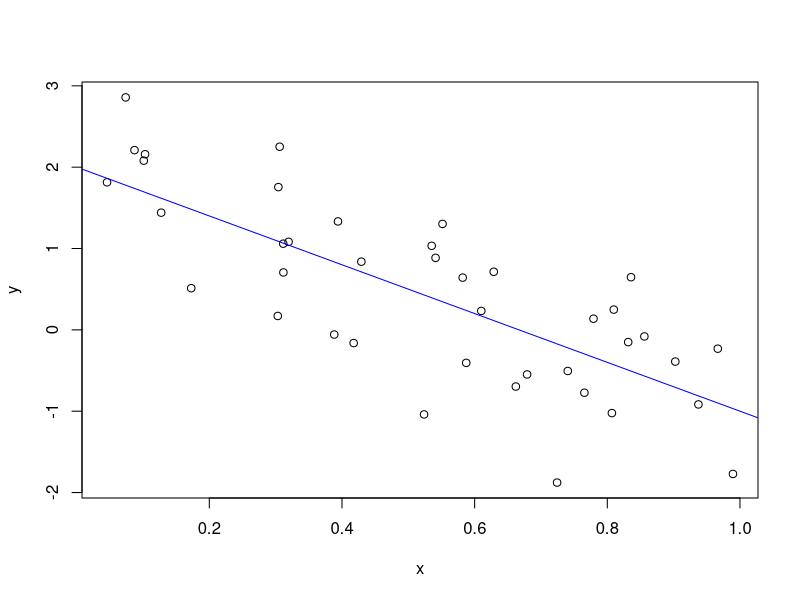
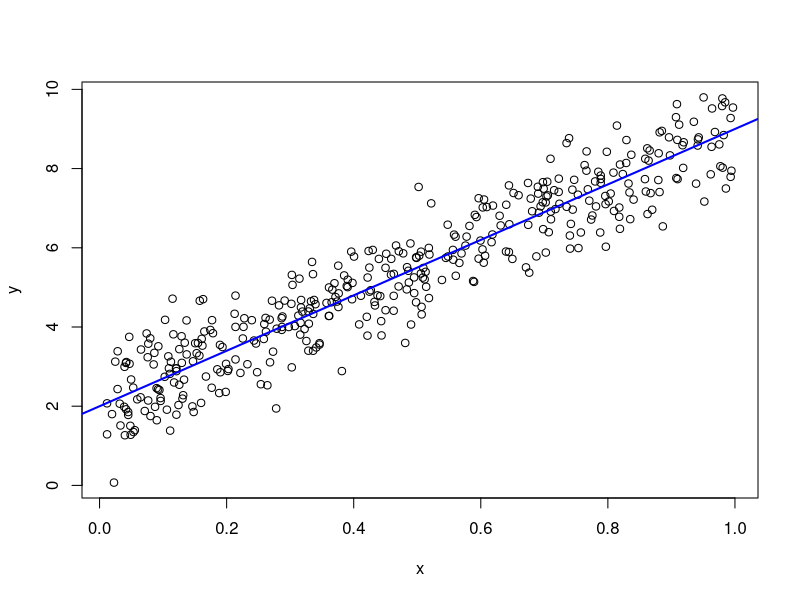

Write the R code that produced these figures, in order.
a <- 2
b <- -3
siq_sq <- 0.5
x <- runif(40) 
y <- a + b * x + rnorm (40, sd= sqrt (siq_sq))
y
(avgx <- mean (x))
plot(x,y)
abline(a,b, col= "blue")

### Sept 13 class

a <- 2
b <- 7
siq_sq <- 0.5
n <- 400
x <- runif(n) 
y <- a + b * x + rnorm (n, sd= sqrt (siq_sq))
y
(avgx <- mean (x))

## this will write a textfile out of this variable
## all files will be written into the project directory
write(avgx, file = "avgx.txt")

plot(x,y)
abline(a,b, col= "blue", lwd =2)

### this saves the graph as a pdf
dev.print(pdf, "toy-line.pdf")


